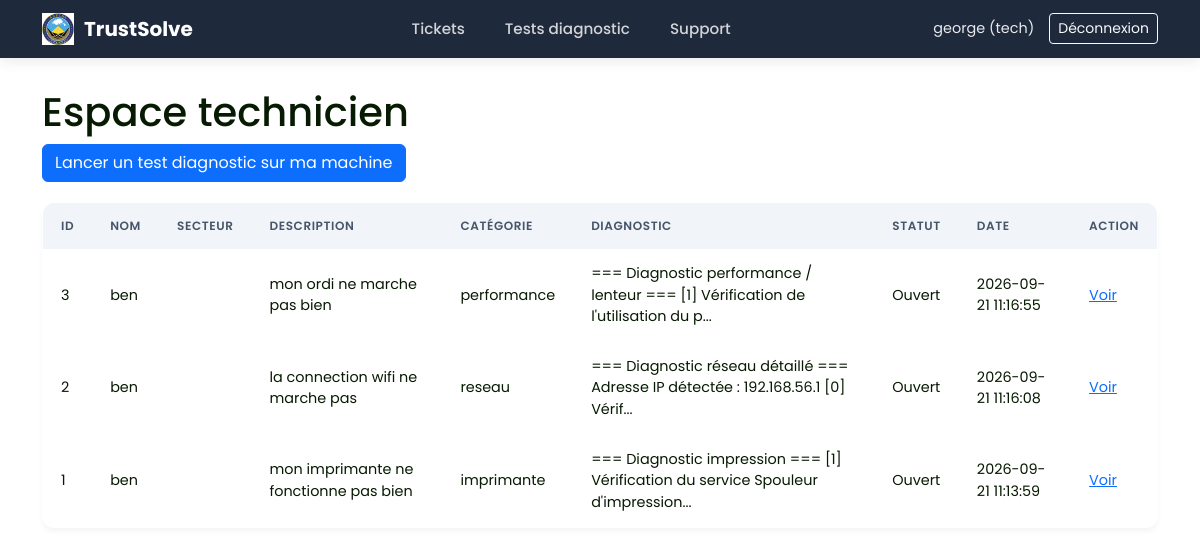
The app's page /technicien (signed in) with its own data.
### tables this page shows
CREATE TABLE tickets (
            id INTEGER PRIMARY KEY AUTOINCREMENT,
            user_id INTEGER NOT NULL,
            user_name TEXT NOT NULL,
            user_sector TEXT NOT NULL,
            description TEXT NOT NULL,
            category TEXT NOT NULL,
            result TEXT NOT NULL,
            status TEXT NOT NULL DEFAULT 'Ouvert',
            created_at TEXT NOT NULL,
            FOREIGN KEY (user_id) REFERENCES users (id)
        );

### app.py (the view)
    def wrapper(*args, **kwargs):
        if 'user_id' not in session:
            return redirect(url_for('login'))
        return f(*args, **kwargs)

### app.py (called while the page is built)
def login_required(f):
    def wrapper(*args, **kwargs):
        if 'user_id' not in session:
            return redirect(url_for('login'))
        return f(*args, **kwargs)
    wrapper.__name__ = f.__name__
    return wrapper

@app.route("/technicien")
@login_required
def technicien():
    if session['role'] != 'tech':
        return "Accès réservé aux techniciens.", 403
    filter_status = request.args.get("status", None)
    tickets = get_all_tickets(filter_status)
    return render_template('technicien.html', tickets=tickets)

### database.py (called while the page is built)
def get_all_tickets(status_filter=None):
    conn = sqlite3.connect(DB_NAME)
    c = conn.cursor()
    if status_filter:
        c.execute('SELECT id, user_name, user_sector, description, category, status, created_at, result FROM tickets WHERE status = ? ORDER BY id DESC', (status_filter,))
    else:
        c.execute('SELECT id, user_name, user_sector, description, category, status, created_at, result FROM tickets ORDER BY id DESC')
    tickets = c.fetchall()
    conn.close()
    return tickets

### templates/technicien.html (shortened to what this page needs)
{% extends "base.html" %}
{% block content %}
    <h1>Espace technicien</h1>
    <div class="mb-3">
        <a href="/tech/diagnostics" class="btn btn-primary">Lancer un test diagnostic sur ma machine</a>
    </div>
    <table>
    <tr>
        <th>ID</th>
        <th>Nom</th>
        <th>Secteur</th>
        <th>Description</th>
        <th>Catégorie</th>
        <th>Diagnostic</th>
        <th>Statut</th>
        <th>Date</th>
        <th>Action</th>
    </tr>
    {% for t in tickets %}
    <tr>
        <td>{{ t[0] }}</td>
        <td>{{ t[1] }}</td>
        <td>{{ t[2] }}</td>
        <td>{{ t[3] }}</td>
        <td>{{ t[4] }}</td>
        <td>
            {% set diag = t[7] if t[7] else 'Pas encore de diagnostic' %}
            <span title="{{ diag }}">{{ diag[:80] }}{% if diag|length > 80 %}...{% endif %}</span>
        </td>
        <td>{{ t[5] }}</td>
        <td>{{ t[6] }}</td>
        <td><a href="/ticket/{{ t[0] }}">Voir</a></td>
    </tr>
    {% endfor %}
</table>
{% endblock %}

### static/dashboard.css (style rules this page uses)
body:not(:has(.auth-wrapper)) { font-family: 'Inter', sans-serif; background-color: #f8fafc; color: #071a02; }
table { width: 100%; border-collapse: separate; border-spacing: 0; background: #ffffff; border-radius: 12px; border: 1px solid #e2e8f0; overflow: hidden; box-shadow: 0 4px 6px -1px rgba(0, 0, 0, 0.05); margin: 20px 0; }
th, td { padding: 14px 18px; text-align: left; border-bottom: 1px solid #e2e8f0; font-size: 0.9rem; }
th { background-color: #f1f5f9; color: #475569; font-weight: 600; text-transform: uppercase; font-size: 0.75rem; letter-spacing: 0.05em; }
tr:last-child td { border-bottom: none; }

### static/auth.css (style rules this page uses)
body { font-family: 'Poppins', sans-serif !important; min-height: 100vh; margin: 0; background: url('/static/image/AIGE.png') no-repeat center center/cover fixed !important; }

### records on screen
tickets: id "3", user_name "ben", description "mon ordi ne marche pas bien", category "performance", result "=== Diagnostic performance / lenteur === [1] Vérification de l'utilisation du p", status "Ouvert", created_at "2026-09-21 11:16:55"
tickets: id "2", user_name "ben", description "la connection wifi ne marche pas", category "reseau", result "=== Diagnostic réseau détaillé === Adresse IP détectée : 192.168.56.1 [0] Vérif", status "Ouvert", created_at "2026-09-21 11:16:08"
tickets: id "1", user_name "ben", description "mon imprimante ne fonctionne pas bien", category "imprimante", result "=== Diagnostic impression === [1] Vérification du service Spouleur d'impression", status "Ouvert", created_at "2026-09-21 11:13:59"

### other values on screen
{{ session['full_name'] }} "george"
{{ session['role'] }} "tech"
